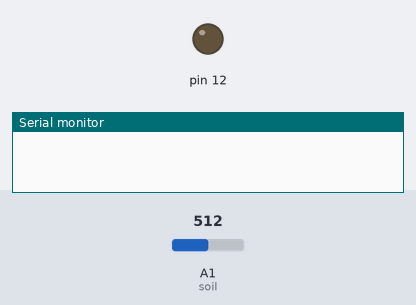
Bench run of a sketch on a simulated Arduino Uno, built with avr-gcc and run on an emulated ATmega328P. Shown: output pins drawn as LEDs (lit = HIGH), the last lines printed to the serial monitor. Inputs (shaded band) come from the test bench; at power-on: A1 (soil) = 512. The modem accepts every AT command (registered, SIM ready, sends succeed) and sends nothing else.

Above: at 0.1 s.
At 1.1 s:
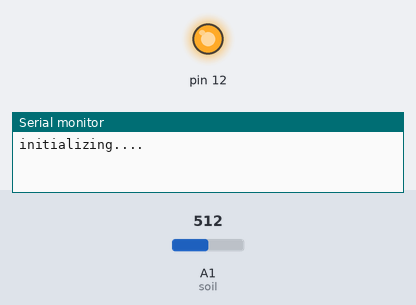
Timing chart, 0 to 2.6 s (numbered marks = the images above):
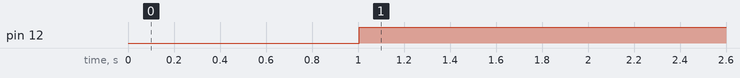

The sketch:

thing2_1_.ino
```cpp
#include<SoftwareSerial.h>
#include<stdlib.h>

SoftwareSerial esp(2,3);
#define SSID "njfi"
#define PASS "adminnjfi"
#define IP "184.106.153.149"
 char getw='a';
char rec[200];
int soil =A1;
void setup() {
               pinMode(12,OUTPUT);
               pinMode(soil,INPUT);

              Serial.begin(9600);
              esp.begin(9600);
              esp.println("AT");
              delay(1000);

              if(esp.find("OK"))
              {
                Serial.println("initializing....");
               }
                boolean tr;
                //do {
                  //tr = connectWiFi();}
              // while(true==tr);

  // put your setup code here, to run once:

}

void loop() {
  // put your main code here, to run repeatedly:
      digitalWrite(12,HIGH);
            String soil1=String(analogRead(soil));
              server();
              datapost(soil1,"400");
              dataget();

//esp.println("AT+CIPCLOSE");


}
   void datapost(String soil,String workstatus)
   {
     String getstr = "GET https://api.thingspeak.com/update?api_key=NR7P972HWDR72PU3&field1="; //200&field2=12"
       getstr +=soil+"&field2";
       getstr +=workstatus;
              String getstr2 ="AT+CIPSEND=";

               int i=getstr.length();
               i=i+2;
               getstr2 += String(i);
                esp.print(getstr2);
                esp.print("\r\n");
                delay(2000);
                if(esp.find(">"))
                {
                 esp.println(getstr);
                }
delay(2000);
    }

void server()
{
   String cmd="AT+CIPSTART=\"TCP\",\"";
              cmd +="184.106.153.149";
              cmd +="\",80";
              esp.println(cmd);
              delay(1000);
              if(esp.find("CONNECT"))
              {
                Serial.println("connected with server");

                }
            else if (esp.find("ERROR"))
            {
              Serial.println("failed to connect with server");
              }
  }
boolean connectWiFi()
{
  esp.println("AT+CWMODE=1");//WiFi STA mode - if '3' it is both client and AP
  delay(2000);
  //Connect to Router with AT+CWJAP="SSID","Password";
  // Check if connected with AT+CWJAP?
  String cmd="AT+CWJAP=\""; // Join accespoint
  cmd+=SSID;
  cmd+="\",\"";
  cmd+=PASS;
  cmd+="\"";
  esp.println(cmd);
  delay(6000);
  if(esp.find(""))
  {
    Serial.println("RECEIVED: OK");
    return true;
  }
  else
  {
    Serial.println("RECEIVED: Error");
    return false;
  }

  cmd = "AT+CIPMUX=0";// Set Single connection
  esp.println( cmd );
  delay(100);
  if( esp.find( "ERROR") )
  {
    Serial.print( "RECEIVED: Error" );
    return false;
  }
}
void dataget()
{
   String getstr1 = "GET https://api.thingspeak.com/channels/284126/feeds.json?api_key=NPELCUHGSJ1ERTMB&results=1HTTP/1.1";
       //getstr +=soil+"&field2";
       //getstr +=workstatus;
              String getstr2 ="AT+CIPSEND=";

               int i=getstr1.length();
               i=i+2;
               getstr2 += String(i);
                esp.print(getstr2);
                esp.print("\r\n");

                delay(2000);
                esp.print(getstr1);
                esp.print("\r\n");
                delay(100);

              if(esp.find("feeds"))
              {
                 String rec= String(esp.readString());
               int len= rec.length();

               Serial.println(rec);
               char value[3];
               int h=0;
               for(i=0;i<len;i++)
               if(rec[i]==':')
               Serial.println(rec[i+1]);


               }
               }
//delay(2000);
```

Measured:
- by itself, pin 12: LOW → HIGH at 1.0 s
